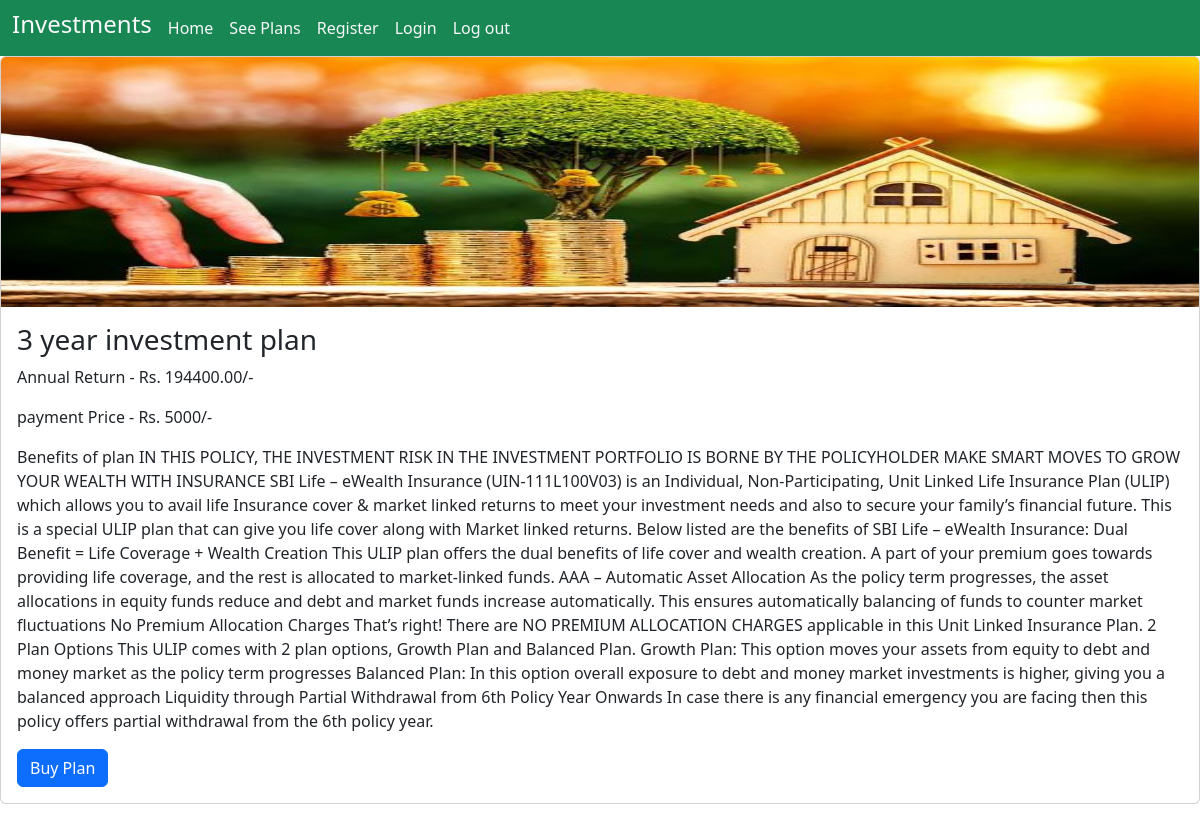
The page /show_plan/2/ on the database its author committed.
### portfolio/models.py (models this page shows)
class Investment(models.Model):
    name = models.CharField(max_length=100)
    description = models.TextField()
    annual_return = models.DecimalField(max_digits=50, decimal_places=2)
    payment_price=models.IntegerField()
    razor_pay_order_id= models.CharField(max_length=100, null=True, blank=True)
    razor_pay_payment_id= models.CharField(max_length=100, null=True, blank=True)
    razor_pay_payment_signature= models.CharField(max_length=100, null=True, blank=True)

### portfolio/views.py (the view)
# urls.py: path('show_plan/<int:id>/', description, name='show_plan'),
def description(request, id):
    data=Investment.objects.get(id=id)
    return render(request, 'portfolio/plan_details.html', context={'data':data})

### template/portfolio/plan_details.html (shortened to what this page needs)
{% extends "Portfolio/home.html" %}
{% load static %}
{% block content %}
<div class="card mb-3">
    <img src="{% static 'images/desc_image.jpg' %}" class="card-img-top" alt="..." height="250px" width="100%">
    <div class="card-body">
      <h3 class="card-title">{{data.name }}</h3>
      <p class="card-text">Annual Return - Rs. {{data.annual_return}}/-</p>
      <p class="card-text">payment Price - Rs. {{data.payment_price}}/-</p>
      <p class="card-text">{{ data.description }}</p>
      <a href="{% url 'payment_page' data.id %}" class="btn btn-primary">Buy Plan</a>
    </div>
  </div>
{% endblock  %}

### rows shown on the page
Investment: name "3 year investment plan", annual_return "194400.00", payment_price "5000", description "Benefits of plan IN THIS POLICY, THE INVESTMENT RISK IN THE INVESTMENT PORTFOLIO IS BORNE BY THE POLICYHOLDER MAKE SMART MOVES TO GROW YOUR WEALTH WITH INSURANCE SBI Life – eWealth Insurance (UIN-111L100V03) is an Individual, Non-Participating, Unit Linked Life Insurance Plan (ULIP) which allows you to avail life Insurance cover & market linked returns to meet your investment needs and also to secure your family’s financial future. This is a special ULIP plan that can give you life cover along with Market linked returns. Below listed are the benefits of SBI Life – eWealth Insurance: Dual Benefit = Life Coverage + Wealth Creation This ULIP plan offers the dual benefits of life cover and…"
